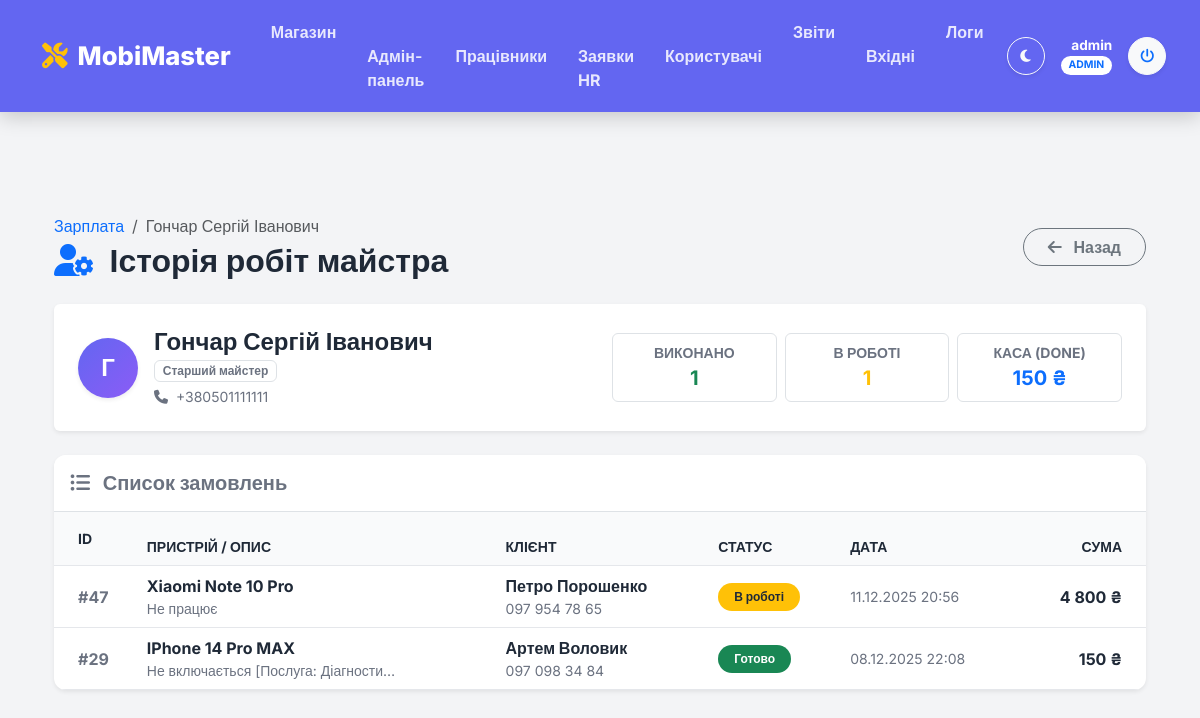
Screenshot of /employee_orders.php?id=1 (signed in) with the database file from the repository.
### tables this page shows
CREATE TABLE `employees` (
  `id` int(11) NOT NULL,
  `full_name` varchar(100) NOT NULL,
  `position` varchar(50) NOT NULL COMMENT 'Посада: Майстер, Менеджер',
  `phone` varchar(20) NOT NULL,
  `hire_date` date NOT NULL COMMENT 'Дата прийняття на роботу',
  `salary` decimal(10,2) DEFAULT NULL COMMENT 'Ставка зарплати'
);

CREATE TABLE `orders` (
  `id` int(11) NOT NULL,
  `client_id` int(11) DEFAULT NULL,
  `contact_name` varchar(255) DEFAULT NULL,
  `contact_phone` varchar(50) DEFAULT NULL,
  `contact_email` varchar(255) DEFAULT NULL,
  `employee_id` int(11) DEFAULT NULL,
  `item_id` int(11) DEFAULT NULL,
  `device_model` varchar(100) DEFAULT NULL COMMENT 'Наприклад: iPhone 11, Samsung S21',
  `problem_description` text DEFAULT NULL COMMENT 'Опис проблеми зі слів клієнта',
  `status` enum('new','in_progress','done','issued','cancelled') DEFAULT 'new' COMMENT 'Статус замовлення',
  `created_at` datetime DEFAULT current_timestamp() COMMENT 'Дата прийому',
  `completed_at` datetime DEFAULT NULL COMMENT 'Дата виконання',
  `final_price` decimal(10,2) NOT NULL COMMENT 'Фактична ціна угоди',
  `image` varchar(255) DEFAULT NULL
);

CREATE TABLE `clients` (
  `id` int(11) NOT NULL,
  `full_name` varchar(100) NOT NULL COMMENT 'ПІБ клієнта',
  `phone` varchar(20) NOT NULL COMMENT 'Контактний телефон',
  `email` varchar(100) DEFAULT NULL,
  `address` varchar(255) DEFAULT NULL COMMENT 'Адреса проживання',
  `registration_date` datetime DEFAULT current_timestamp()
);

### employee_orders.php (the view, shortened to what this page needs)
<?php
require_once 'db.php';
$emp_id = $_GET['id'];
$stmt = $pdo->prepare("SELECT * FROM employees WHERE id = ?");
$stmt->execute([$emp_id]);
$employee = $stmt->fetch(PDO::FETCH_ASSOC);
include 'header.php';
$sql = "
    SELECT
        o.*,
        c.full_name as client_name,
        c.phone as client_phone
    FROM orders o
    LEFT JOIN clients c ON o.client_id = c.id
    WHERE o.employee_id = ?
    ORDER BY o.created_at DESC
";
$stmtOrders = $pdo->prepare($sql);
$stmtOrders->execute([$emp_id]);
$orders = $stmtOrders->fetchAll(PDO::FETCH_ASSOC);
$total_done_sum = 0;
$count_done = 0;
$count_active = 0;
foreach ($orders as $ord) {
    if ($ord['status'] == 'done') {
        $total_done_sum += $ord['final_price'];
        $count_done++;
    } elseif ($ord['status'] == 'new' || $ord['status'] == 'in_progress') {
        $count_active++;
    }
}
function getStatusBadge($status) {
    switch ($status) {
        case 'in_progress': return 'bg-warning text-dark';
        case 'done': return 'bg-success';
    }
}
function getStatusLabel($status) {
    switch ($status) {
        case 'in_progress': return 'В роботі';
        case 'done': return 'Готово';
    }
}
?>
<div class="container py-5">
    <div class="d-flex justify-content-between align-items-center mb-4">
        <div>
            <nav aria-label="breadcrumb">
                <ol class="breadcrumb mb-1">
                    <li class="breadcrumb-item"><a href="salary.php" class="text-decoration-none">Зарплата</a></li>
                    <li class="breadcrumb-item active" aria-current="page"><?= htmlspecialchars($employee['full_name']) ?></li>
                </ol>
            </nav>
            <h2 class="fw-bold mb-0 text-dark">
                <i class="fa-solid fa-user-gear me-2 text-primary"></i>
                Історія робіт майстра
            </h2>
        </div>
        <a href="salary.php" class="btn btn-outline-secondary rounded-pill px-4 fw-bold">
            <i class="fa-solid fa-arrow-left me-2"></i> Назад
        </a>
    </div>
    <div class="card border-0 shadow-sm mb-4 bg-light">
        <div class="card-body p-4">
            <div class="row align-items-center">
                <div class="col-md-6 d-flex align-items-center mb-3 mb-md-0">
                    <div class="rounded-circle d-flex justify-content-center align-items-center fw-bold me-3 text-white shadow-sm"
                         style="width: 60px; height: 60px; font-size: 1.5rem; background: linear-gradient(135deg, #6366f1, #8b5cf6);">
                        <?= mb_substr($employee['full_name'], 0, 1) ?>
                    </div>
                    <div>
                        <h4 class="mb-0 fw-bold"><?= htmlspecialchars($employee['full_name']) ?></h4>
                        <span class="badge bg-white text-secondary border"><?= htmlspecialchars($employee['position']) ?></span>
                        <div class="text-muted small mt-1"><i class="fa-solid fa-phone me-1"></i> <?= htmlspecialchars($employee['phone']) ?></div>
                    </div>
                </div>
                <div class="col-md-6">
                    <div class="row text-center g-2">
                        <div class="col-4">
                            <div class="bg-white p-2 rounded border">
                                <small class="text-muted d-block fw-bold text-uppercase">Виконано</small>
                                <span class="fs-5 fw-bold text-success"><?= $count_done ?></span>
                            </div>
                        </div>
                        <div class="col-4">
                            <div class="bg-white p-2 rounded border">
                                <small class="text-muted d-block fw-bold text-uppercase">В роботі</small>
                                <span class="fs-5 fw-bold text-warning"><?= $count_active ?></span>
                            </div>
                        </div>
                        <div class="col-4">
                            <div class="bg-white p-2 rounded border">
                                <small class="text-muted d-block fw-bold text-uppercase">Каса (Done)</small>
                                <span class="fs-5 fw-bold text-primary"><?= number_format($total_done_sum, 0, ' ', ' ') ?> ₴</span>
                            </div>
                        </div>
                    </div>
                </div>
            </div>
        </div>
    </div>
    <div class="card border-0 shadow-sm overflow-hidden" style="border-radius: 12px;">
        <div class="card-header bg-white py-3 border-bottom">
            <h5 class="mb-0 fw-bold text-secondary"><i class="fa-solid fa-list-ul me-2"></i> Список замовлень</h5>
        </div>
        <div class="table-responsive">
            <table class="table table-hover align-middle mb-0">
                <thead class="bg-light text-secondary small text-uppercase">
                    <tr>
                        <th class="ps-4 py-3">ID</th>
                        <th>Пристрій / Опис</th>
                        <th>Клієнт</th>
                        <th>Статус</th>
                        <th>Дата</th>
                        <th class="text-end pe-4">Сума</th>
                    </tr>
                </thead>
                <tbody>
                    <?php if(count($orders) > 0): ?>
                        <?php foreach($orders as $row): ?>
                            <tr>
                                <td class="ps-4 fw-bold text-muted">#<?= $row['id'] ?></td>
                                <td>
                                    <div class="fw-bold text-dark"><?= htmlspecialchars($row['device_model']) ?></div>
                                    <div class="small text-muted text-truncate" style="max-width: 250px;">
                                        <?= htmlspecialchars($row['problem_description']) ?>
                                    </div>
                                </td>
                                <td>
                                    <?php if($row['client_name']): ?>
                                        <div class="fw-bold"><?= htmlspecialchars($row['client_name']) ?></div>
                                        <div class="small text-muted"><?= htmlspecialchars($row['client_phone']) ?></div>
                                    <?php else: ?>
                                        <span class="text-muted small">--</span>
                                    <?php endif; ?>
                                </td>
                                <td>
                                    <span class="badge <?= getStatusBadge($row['status']) ?> px-3 py-2 rounded-pill">
                                        <?= getStatusLabel($row['status']) ?>
                                    </span>
                                </td>
                                <td class="small text-secondary">
                                    <?= date('d.m.Y H:i', strtotime($row['created_at'])) ?>
                                </td>
                                <td class="text-end pe-4 fw-bold fs-6">
                                    <?= number_format($row['final_price'], 0, ' ', ' ') ?> ₴
                                </td>
                            </tr>
                        <?php endforeach; ?>
                    <?php endif; ?>
                </tbody>
            </table>
        </div>
    </div>
</div>
<?php include 'footer.php'; ?>

### header.php (style rules this page uses)
:root { --bg-body: #f3f4f6; --bg-card: #ffffff; --bg-secondary: #f9fafb; --text-main: #1f2937; --text-muted: #6b7280; --border-color: #e5e7eb; --navbar-bg: #6366f1; --input-bg: #ffffff; --table-border: #e5e7eb; }
body { background-color: var(--bg-body) !important; color: var(--text-main) !important; font-family: 'Inter', sans-serif; min-height: 100vh; display: flex; flex-direction: column; transition: background-color 0.3s, color 0.3s; }
.card, body.dark-mode .bg-white { background-color: var(--bg-card) !important; color: var(--text-main) !important; border-color: var(--border-color) !important; }
.table { color: var(--text-main) !important; --bs-table-color: var(--text-main); --bs-table-bg: transparent; --bs-table-border-color: var(--table-border); }
.table thead th, body.dark-mode .bg-light { background-color: var(--bg-secondary) !important; color: var(--text-main) !important; border-color: var(--border-color) !important; }
.table tbody td { border-color: var(--border-color) !important; }
.text-dark, h1, h2, h3, h4, h5, h6 { color: var(--text-main) !important; }
.text-muted, .text-secondary { color: var(--text-muted) !important; }

### rows the page displays
employees: full_name "Гончар Сергій Іванович", full_name "Г", position "Старший майстер", phone "+380501111111"
orders: id "47", device_model "Xiaomi Note 10 Pro", problem_description "Не працює", client.full_name "Петро Порошенко", client.phone "097 954 78 65", status "В роботі", created_at "11.12.2025 20:56", final_price "4 800"
orders: id "29", device_model "IPhone 14 Pro MAX", problem_description "Не включається [Послуга: Діагности…", client.full_name "Артем Воловик", client.phone "097 098 34 84", status "Готово", created_at "08.12.2025 22:08", final_price "150"

### other values shown
$_SESSION['full_name'] "admin"
$count_done "1"
$count_active "1"
$total_done_sum "150"
